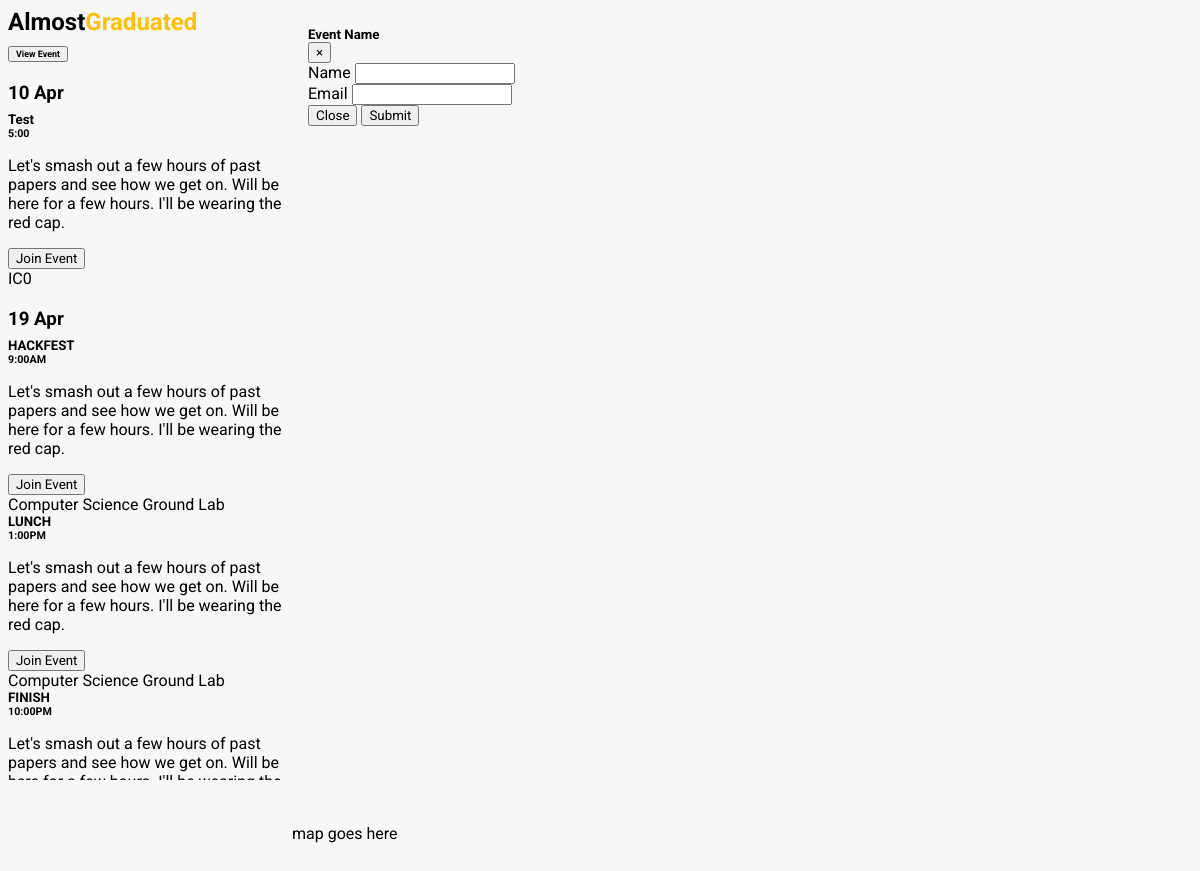
Before: / with the older database file.
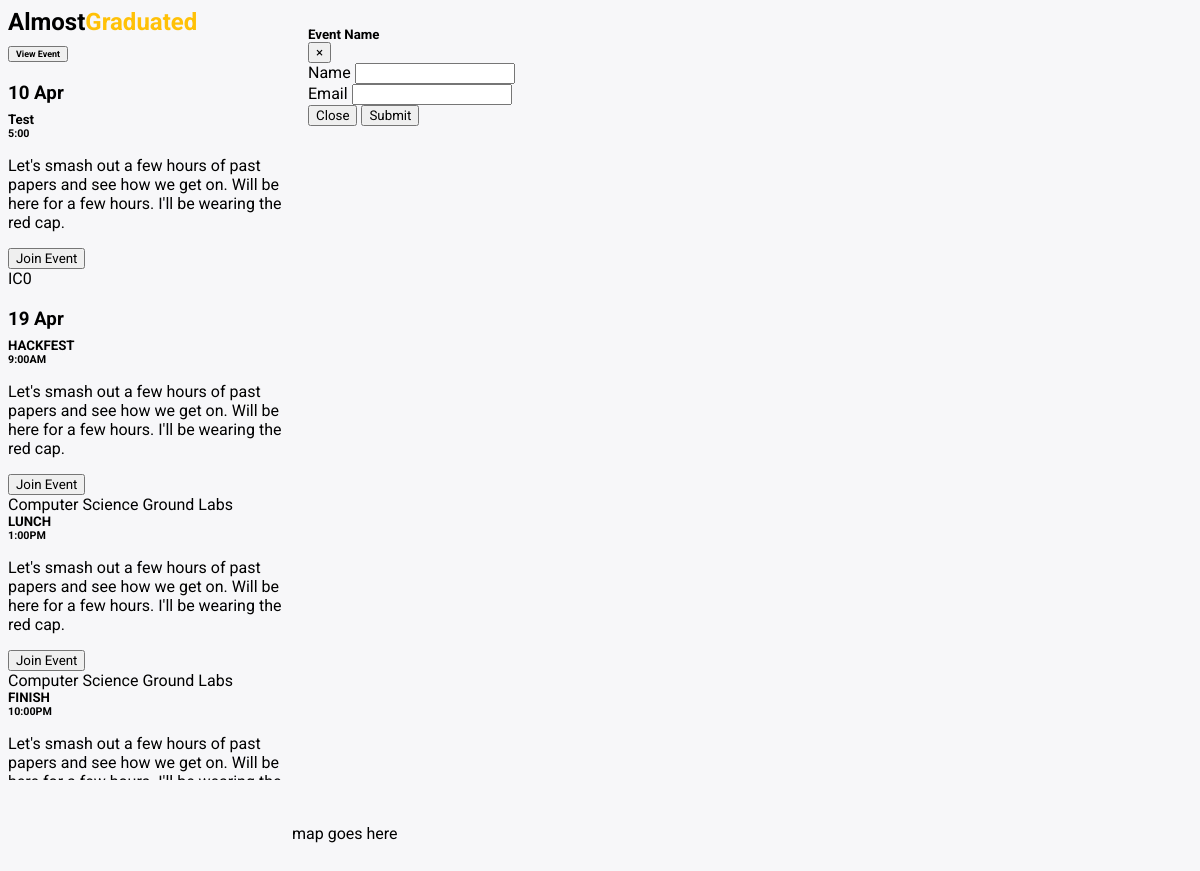
After: the same page with the newer database file.
### tables this page shows
CREATE TABLE "Event" (
	`ID`	INTEGER PRIMARY KEY AUTOINCREMENT,
	`Name`	TEXT NOT NULL,
	`Time`	TEXT NOT NULL,
	`Date`	TEXT,
	`Users`	TEXT NOT NULL,
	`StudyArea`	INTEGER NOT NULL,
	`Description`	TEXT
);

CREATE TABLE "StudyArea" (
	`ID`	INTEGER PRIMARY KEY AUTOINCREMENT,
	`Name`	TEXT NOT NULL,
	`Description`	TEXT,
	`Longitude`	TEXT NOT NULL,
	`Latitude`	TEXT NOT NULL
);

### __init__.py (the view)
@app.route('/')
def index():
    try:
        db = database.db('StudyGroups.db')
        lookup = db.event_lookup
        Events = db.get_all_events()
        Length = len(Events)
        options = db.get_study_areas()
        return render_template('index.html',lenght=Length, Events=Events, lookup=lookup, options=options)
    except Exception as e:
        print(str(e))
    finally:
        db.close()

### database.py (called while the page is built)
	def get_all_events(self):
		data = self.cursor.execute("SELECT * FROM Event").fetchall()
		data.sort(key=lambda tup: datetime.strptime(tup[3],'%d %b'))
		new_data = [[data[0]]]
		data.pop(0)
		for i in data:
			if i[3] == new_data[len(new_data)-1][0][3]:
				new_data[len(new_data)-1].append(i)
			else:
				new_data.append([i])
		for i in new_data:
			i.sort()
		return new_data

	def event_lookup(self, id):
		return self.cursor.execute("SELECT Name FROM StudyArea WHERE ID=?",(id,)).fetchone()[0]

	def get_study_areas(self):
		return self.cursor.execute("SELECT Name FROM StudyArea").fetchall()

	def close(self):
		self.cursor.close()
		self.conn.close()

### templates/index.html (shortened to what this page needs)
﻿<!DOCTYPE html>
<html>
<head>
    <link rel="stylesheet" type="text/css" href="../static/css/style.css">
    <link rel="stylesheet"
          href="https://unpkg.com/bootstrap-material-design@4.1.1/dist/css/bootstrap-material-design.min.css"
>
    <link rel="stylesheet" type="text/css" href="../static/css/style.css">
    <link rel="stylesheet" type="text/css" href="/css/style.css">
</head>
<body style="background: #F7F7F9">
<div class="left-container">
    <div class="card">
        <h2 class="card-header" style="alignment: center">Almost<span class="highlight">Graduated</span></h2>
    </div>
    <div class="panel-group" id="accordion">
        <div class="card">
            <div class="card-header" id="headingOne">
                <h5 class="mb-0">
                    <button class="btn btn-link" data-toggle="collapse" data-target="#collapseOne" aria-expanded="true"
                            aria-controls="collapseOne">
                        <h6>View Event</h6>
                    </button>
                </h5>
            </div>
            <div id="collapseOne" class="collapse show" aria-labelledby="headingOne" data-parent="#accordion">
                <div class="card-body" style="padding-bottom: 90px; background: #F7F7F9">
                    {% for i in range(lenght) %}
                    <h3 class="eventHeader">{{Events[i][0][3]}}</h3>
                    {% for event in Events[i] %}
                    <div class="card" onclick="get_marker({{event[0]}})" style="width: 18rem;">
                        <div class="card-body">
                            <h5 class="card-title">{{event[1]}}</h5>
                            <h6 class="card-subtitle mb-2 text-muted">{{event[2]}}</h6>
                            <p class="card-text">Let's smash out a few hours of past papers and see how we get on. Will
                                be here for a few hours. I'll be wearing the red cap.</p>
                            <button type="button" class="btn btn-primary btn-raised btn-sm" data-target="#eventRegisterModal" data-toggle="modal">Join Event</button>
                            <div class="card-footer text-muted text-center">
                                {{lookup(event[5])}}
                            </div>
                        </div>
                    </div>
                    {% endfor %}
                    {% endfor %}
                </div>
            </div>
        </div>
    </div>
</div>
<div class="modal fade" id="eventRegisterModal" tabindex="-1" role="dialog" aria-labelledby="exampleModalLabel"
     aria-hidden="true">
    <div class="modal-dialog" role="document">
        <div class="modal-content">
            <div class="modal-header">
                <h5 class="modal-title" id="exampleModalLabel">Event Name</h5>
                <button type="button" class="close" data-dismiss="modal" aria-label="Close">
                    <span aria-hidden="true">&times;</span>
                </button>
            </div>
            <div class="modal-body">
                <div class="form-group">
                    <label for="nameModal" class="bmd-label-floating">Name</label>
                    <input type="text" class="form-control" id="nameModal">
                </div>
                <div class="form-group">
                    <label for="registerEmail" class="bmd-label-floating">Email</label>
                    <input type="email" class="form-control" id="registerEmail">
                </div>
            </div>
            <div class="modal-footer">
                <button type="button" class="btn btn-secondary" data-dismiss="modal">Close</button>
                <button type="button" class="btn btn-primary">Submit</button>
            </div>
        </div>
    </div>
</div>
<section id="map">
    <p>map goes here</p>
</section>
</body>
</html>

### static/css/style.css (style rules this page uses)
.highlight { color: #FFC107 }
body { background-color: #f4f4f4; }
.card { position: relative; top: 0; width: 25vw; }
.panel-group { float: left; width: 25vw; height: 93vh; overflow: scroll; padding-top: 10px; }
.left-container { float: left; width: 25vw; height: 100vh; }
#map { height: 100vh; width: 75vw; float: right; }
*, *:before, *:after { -moz-box-sizing: border-box; -webkit-box-sizing: border-box; box-sizing: border-box; font-family: 'Roboto', 'sans-serif'; }
h1, h2, h3, h4, h5, h6 { margin: 0; padding: 0; }
.eventHeader { padding-top: 20px; padding-bottom: 8px }

Changed rows visible on the page:
changed through a linked row, Event "HACKFEST": StudyArea.Name "Computer Science Ground Lab" → "Computer Science Ground Labs"
changed through a linked row, Event "LUNCH": StudyArea.Name "Computer Science Ground Lab" → "Computer Science Ground Labs"
